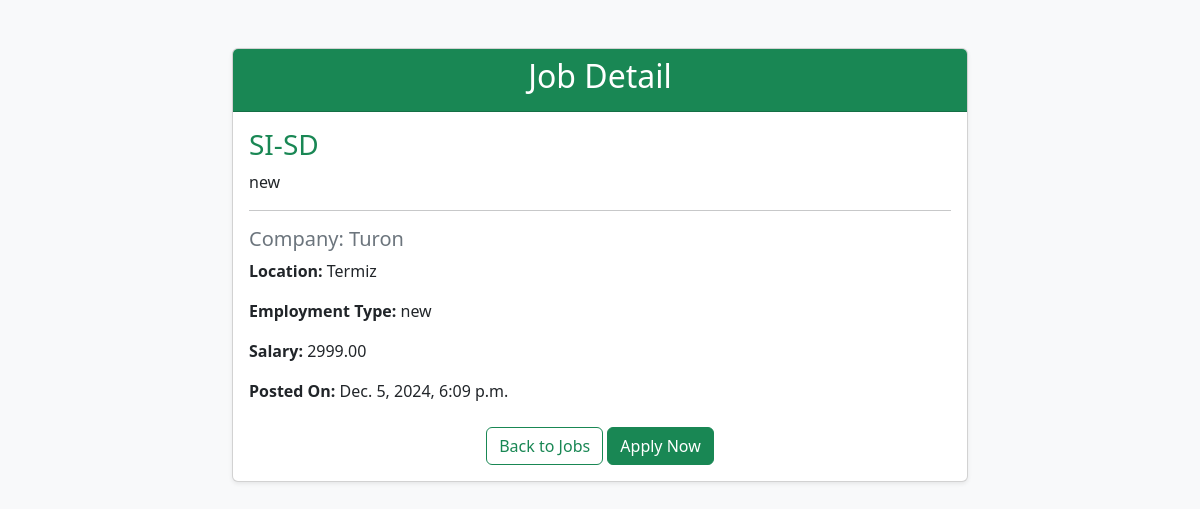
/jobportal/3/, run on the app's committed database.
### jobportal/models.py (models this page shows, shortened)
class AddJob(models.Model):
    EMPLOYMENT_CHOICES = [
        ('full_time', 'Full-time'),
        ('part_time', 'Part-time'),
        ('contract', 'Contract'),
        ('internship', 'Internship'),
        ('freelance', 'Freelance'),
    ]
    title = models.CharField(max_length=255)
    description = models.TextField()
    company_name = models.CharField(max_length=255)
    location = models.CharField(max_length=255)
    employment_type = models.CharField(max_length=20, choices=EMPLOYMENT_CHOICES)
    salary = models.DecimalField(max_digits=10, decimal_places=2, null=True, blank=True)
    posted_date = models.DateTimeField(auto_now_add=True)

### jobportal/views.py (the view)
# urls.py: path('jobportal/<int:job_id>/', JobDetails, name='job-details'),
def JobDetails(request, job_id):
    job = AddJob.objects.get(id=job_id)
    return render(request, '../templates/jobportal/job_detail.html', {
        'job': job
    })

### jobportal/templates/jobportal/job_detail.html (shortened to what this page needs)
<!DOCTYPE html>
<html lang="en">
<head>
    <link href="https://cdn.jsdelivr.net/npm/bootstrap@5.3.3/dist/css/bootstrap.min.css" rel="stylesheet">
</head>
<body class="bg-light">
<div class="container py-5">
    <div class="row justify-content-center">
        <div class="col-md-8">
            <div class="card shadow-sm">
                <div class="card-header bg-success text-white text-center">
                    <h2>Job Detail</h2>
                </div>
                <div class="card-body">
                    <h3 class="card-title text-success">{{ job.title }}</h3>
                    <p class="card-text">{{ job.description }}</p>
                    <hr>
                    <h5 class="text-secondary">Company: {{ job.company_name }}</h5>
                    <p><strong>Location:</strong> {{ job.location }}</p>
                    <p><strong>Employment Type:</strong> {{ job.employment_type }}</p>
                    <p><strong>Salary:</strong> {{ job.salary }}</p>
                    <p><strong>Posted On:</strong> {{ job.posted_date }}</p>
                    <div class="text-center mt-4">
                        <a href="/" class="btn btn-outline-success">Back to Jobs</a>
                        <button type="button" class="btn btn-success" data-bs-toggle="modal" data-bs-target="#applyModal">Apply Now</button>
                    </div>
                </div>
            </div>
        </div>
    </div>
</div>
</body>
</html>

### data on the page
AddJob: title "SI-SD", description "new", company_name "Turon", location "Termiz", employment_type "new", salary "2999.00", posted_date "Dec. 5, 2024, 6:09 p.m."
